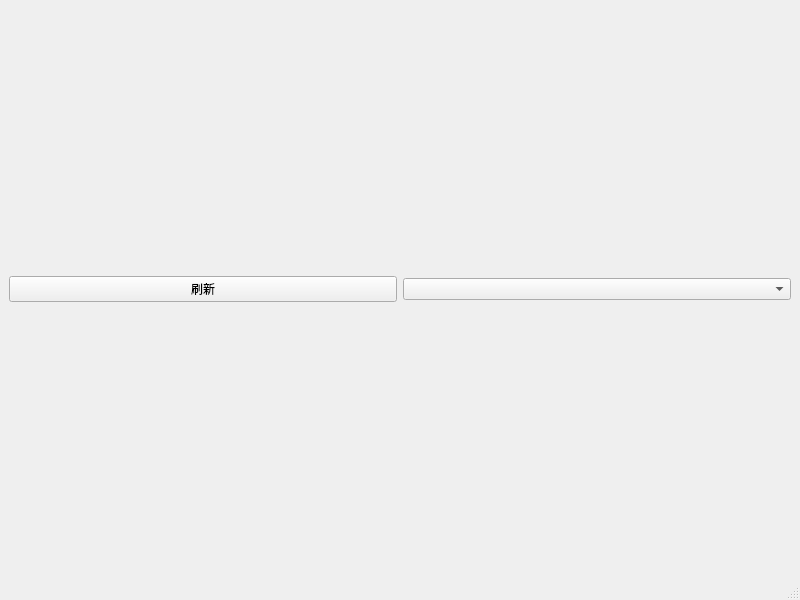
<?xml version="1.0" encoding="UTF-8"?>
<ui version="4.0">
 <class>MainWindow</class>
 <widget class="QMainWindow" name="MainWindow">
  <property name="geometry">
   <rect>
    <x>0</x>
    <y>0</y>
    <width>800</width>
    <height>600</height>
   </rect>
  </property>
  <property name="windowTitle">
   <string>MainWindow</string>
  </property>
  <widget class="QWidget" name="centralwidget">
   <layout class="QHBoxLayout" name="horizontalLayout">
    <item>
     <widget class="QPushButton" name="pushButton">
      <property name="text">
       <string>刷新</string>
      </property>
     </widget>
    </item>
    <item>
     <widget class="QComboBox" name="comboBox">
      <item>
       <property name="text">
        <string/>
       </property>
      </item>
      <item>
       <property name="text">
        <string>background-color: rgb(170, 255, 255)</string>
       </property>
      </item>
      <item>
       <property name="text">
        <string>background-color: rgb(255, 255, 255)</string>
       </property>
      </item>
     </widget>
    </item>
   </layout>
  </widget>
  <widget class="QMenuBar" name="menubar">
   <property name="geometry">
    <rect>
     <x>0</x>
     <y>0</y>
     <width>800</width>
     <height>21</height>
    </rect>
   </property>
  </widget>
  <widget class="QStatusBar" name="statusbar"/>
 </widget>
 <resources/>
 <connections/>
</ui>
